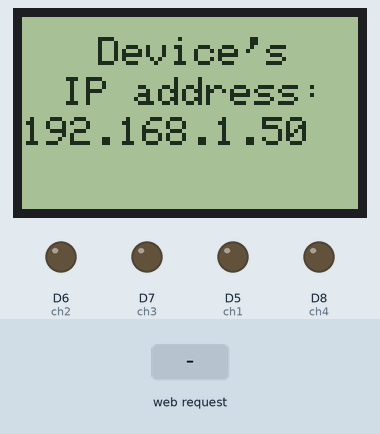
Simulated run of this sketch. Board: ESP8266 (NodeMCU). On the bench: 84×48 one-colour display, output pins drawn as LEDs (lit = HIGH). The test bench sets the inputs (shaded band). WiFi joins after 1.5 s; servers stay silent unless stated; what the sketch prints to the serial monitor is not drawn.

Above: at 2.7 s.
2.8 s: HTTP request GET /ch1=ON received
At 3.1 s:
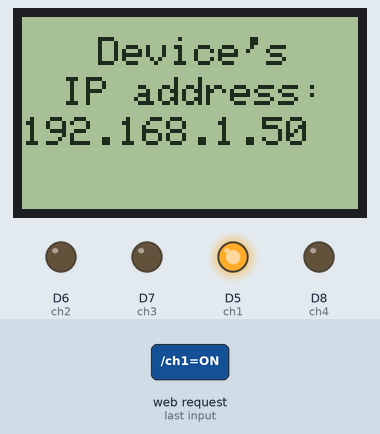
4.3 s: HTTP request GET /ch2=ON received
At 5.4 s:
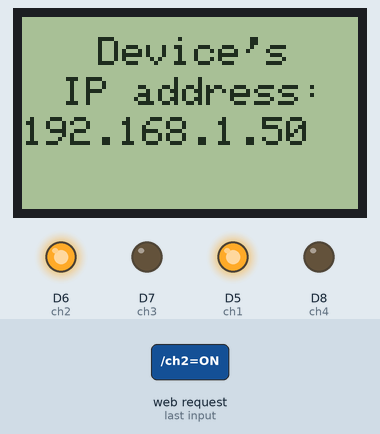
5.8 s: HTTP request GET /ch1=OFF received
At 6.5 s:
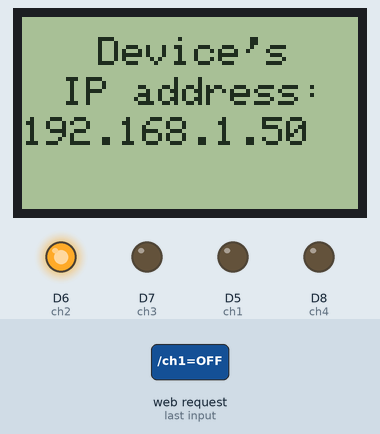
7.3 s: HTTP request GET /ch3=ON received
At 7.7 s:
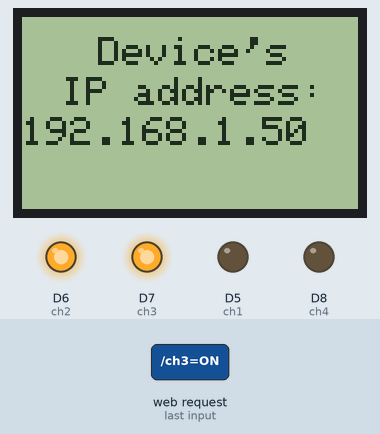
8.8 s: HTTP request GET /ch2=OFF received
At 10.0 s:
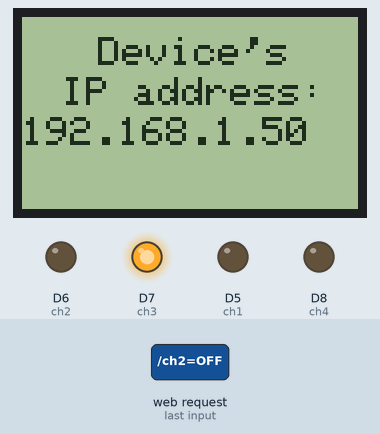
10.3 s: HTTP request GET /ch4=ON received
At 11.2 s:
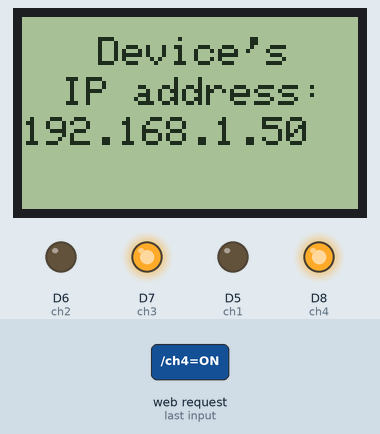
Timing chart, 0 to 12.8 s (numbered marks = the images above; inputs shaded):
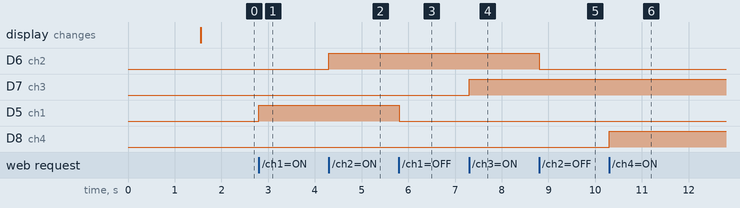

The sketch:

ESP8266-based_Wi-Fi_switch_with_display_BWandB_web_int.ino
```cpp
// ESP8266-based 4 channel Wi-Fi switch with display (Black, white and blue web interface)
// Developed by Maxim Bortnikov
// For more information and for the circuit of this device visit: https://github.com/Northstrix/ESP8266-based-4-channel-Wi-Fi-switch-with-display
// Button template was designed by masuwa. You can find it here: https://codepen.io/ma_suwa/pen/qBBYKNy
#include <ESP8266WiFi.h>       // Include ESP8266WiFi library
#include <SPI.h>               // Include SPI library
#include <Adafruit_GFX.h>      // Include Adafruit graphics library
#include <Adafruit_PCD8544.h>  // Include Adafruit PCD8544 (Nokia 5110) library
Adafruit_PCD8544 display = Adafruit_PCD8544(D4, D3, D2, D1, D0);
const char* ssid     = "Blackberry";  // Your SSID (Network's name)
const char* password = "seasidehills99"; // Password from your network
int ch1 = 14; // pin D5
int ch2 = 12; // pin D6
int ch3 = 13; // pin D7
int ch4 = 15; // pin D8
WiFiServer server(80);
void setup(){
  display.begin();          // Initialise the display
  display.setContrast(60);  // Set the contrast
  display.setRotation(0);   // Set the orientation
  display.clearDisplay();   // Clear the screen (In case something was in it)
  display.setTextSize(1);   // Set the text size
  display.setTextColor(BLACK); // Set the text color
  display.setCursor(10,8);
  display.println("Connecting");
  display.setCursor(22,18);
  display.println("to the");
  display.setCursor(5,28);
  display.println("Access Point");
  display.display();       // Display the text
  pinMode(ch1, OUTPUT); // Setting all 4 pins as OUTPUTS
  digitalWrite(ch1, LOW); // Setting 0 to all 4 pins
  pinMode(ch2, OUTPUT);
  digitalWrite(ch2, LOW);
  pinMode(ch3, OUTPUT);
  digitalWrite(ch3, LOW);
  pinMode(ch4, OUTPUT);
  digitalWrite(ch4, LOW);
  Serial.begin(115200); // Baudrate
  Serial.print("Connecting to the Newtork"); // This all will be displayed in the Serial Monitor
  WiFi.begin(ssid, password);
  while (WiFi.status() != WL_CONNECTED)
  {
    delay(500);
    Serial.print(".");
  }
  Serial.println("WiFi connected");
  server.begin(); // Starting the server
  Serial.println("Server started");
  Serial.print("IP Address of network: ");
  Serial.println(WiFi.localIP()); // Display device's IP address in serial monitor
  Serial.println("/");
  display.clearDisplay();
  display.setTextSize(1);
  display.setTextColor(BLACK);
  display.setCursor(19,5);
  display.println("Device's");
  display.setCursor(10,15);
  display.println("IP address:");
  display.setCursor(0,25);
  display.println(WiFi.localIP()); // Display device's IP address on display
  display.display();
}


void loop(){

  WiFiClient client = server.available();
  if (!client)
  {
    return;
  }
  Serial.println("Waiting for new client");
  while(!client.available())
  {
    delay(1);
  }
  String request = client.readStringUntil('\r');
  Serial.println(request);
  client.flush();
  int c1 = LOW;
  int c2 = LOW;
  int c3 = LOW;
  int c4 = LOW;

    if(request.indexOf("/ch1=ON") != -1)

  {
    digitalWrite(ch1, HIGH); // Turn ch1 ON
    c1 = HIGH;
  }
  if(request.indexOf("/ch1=OFF") != -1)
  {
    digitalWrite(ch1, LOW); // Turn ch1 OFF
    c1 = LOW;
  }
    if(request.indexOf("/ch2=ON") != -1)

  {
    digitalWrite(ch2, HIGH); // Turn ch2 ON
    c2 = HIGH;
  }
  if(request.indexOf("/ch2=OFF") != -1)
  {
    digitalWrite(ch2, LOW); // Turn ch2 OFF
    c2 = LOW;
  }
      if(request.indexOf("/ch3=ON") != -1)

  {
    digitalWrite(ch3, HIGH); // Turn ch3 ON
    c3 = HIGH;
  }
  if(request.indexOf("/ch3=OFF") != -1)
  {
    digitalWrite(ch3, LOW); // Turn ch3 OFF
    c3 = LOW;
  }
      if(request.indexOf("/ch4=ON") != -1)

  {
    digitalWrite(ch4, HIGH); // Turn ch4 ON
    c4 = HIGH;
  }
  if(request.indexOf("/ch4=OFF") != -1)
  {
    digitalWrite(ch4, LOW); // Turn ch4 OFF
    c4 = LOW;
  }

  client.println("HTTP/1.1 200 OK");
  client.println("Content-Type: text/html"); // All below is a web page code written in HTML
  client.println("");
  client.println("<!DOCTYPE html>\n"
"<html>\n"
"  <head>\n"
"    <style>\n"
"      * {\n"
"  box-sizing: border-box;\n"
"}\n"
"\n"
"/* Create two equal columns that floats next to each other */\n"
".column {\n"
"  float: left;\n"
"  width: 100px;\n"
"    display: inline-block;\n"
"  align-items: center;\n"
"  display: flex;\n"
"  flex-direction: column;\n"
"  justify-content: top;\n"
"  text-align: center;\n"
"}\n"
"\n"
"\n"
"\n"
"{\n"
"  margin: 0;\n"
"  padding: 0;\n"
"}\n"
"\n"
"body {\n"
"\n"
"  background: #121414;\n"
"  font-family: Segoe UI,Frutiger,Frutiger Linotype,Dejavu Sans,Helvetica Neue,Arial,sans-serif; \n"
"  font-weight: 400;\n"
"    box-sizing: border-box;\n"
"  height: 99%;\n"
"  width: 99%;\n"
"}\n"
"\n"
".buttons {\n"
"  display: flex;\n"
"  flex-direction: row;\n"
"      flex-wrap: wrap;\n"
"  justify-content: center;\n"
"  text-align: center;\n"
"  width: 100%;\n"
"  height: 100%;\n"
"  margin: 0 auto;\n"
"/*   padding: 2em 0em; */\n"
"}\n"
"\n"
".container {\n"
"  display: inline-block;\n"
"  align-items: center;\n"
"  display: flex;\n"
"  flex-direction: column;\n"
"  justify-content: top;\n"
"  text-align: center;\n"
"  background-color: #EEE;\n"
"  padding:  40px 0px;\n"
"  width: 300px;\n"
"}\n"
"\n"
"h1 {\n"
"  text-align: center;\n"
"  color: #444;\n"
"  letter-spacing: 0.05em;\n"
"  margin: 0 0 0.4em;\n"
"  font-size: 1em;\n"
"}\n"
"\n"
"p {\n"
"  text-align: left;\n"
"  color: #444;\n"
"  letter-spacing: 0.05em;\n"
"  font-size: 0.8em;\n"
"  margin: 0 0 2em;\n"
"}\n"
"\n"
"\n"
".btn {\n"
"  letter-spacing: 0.1em;\n"
"  cursor: pointer;\n"
"  font-size: 14px;\n"
"  font-weight: 400;\n"
"  line-height: 45px;\n"
"  max-width: 90px;\n"
"  position: relative;\n"
"  text-decoration: none;\n"
"  text-transform: uppercase;\n"
"  width: 100%;\n"
"}\n"
".btn:hover {\n"
"  text-decoration: none;\n"
"}\n"
"\n"
"/*btn_background*/\n"
".effect04 {\n"
"  --uismLinkDisplay: var(--smLinkDisplay, inline-flex);\n"
"  display: var(--uismLinkDisplay);\n"
"  color: #000;\n"
"  outline: solid  2px #000;\n"
"  position: relative;\n"
"  transition-duration: 0.4s;\n"
"  overflow: hidden;\n"
"}\n"
"\n"
".effect04::before,\n"
".effect04 span{\n"
"    margin: 0 auto;\n"
"\ttransition-timing-function: cubic-bezier(0.86, 0, 0.07, 1);\n"
"\ttransition-duration: 0.4s;\n"
"}\n"
"\n"
"/* 文字1を上に */\n"
".effect04:hover{\n"
"\n"
"  background-color: #007BEB;\n"
"}\n"
"\n"
"/* HOVERしたら文字1を上に */\n"
".effect04:hover span{\n"
"  -webkit-transform: translateY(-400%) scale(-0.1,20);\n"
"          transform: translateY(-400%) scale(-0.1,20);\n"
"}\n"
"\n"
"/*文字2*/\n"
".effect04::before{\n"
"  content: attr(data-sm-link-text);\n"
"\tcolor: #FFF;\n"
"  position: absolute;\n"
"  left: 0;\n"
"  right: 0;\n"
"  margin: auto;\n"
"  -webkit-transform: translateY(500%) scale(-0.1,20);\n"
"          transform: translateY(500%) scale(-0.1,20);\n"
"}\n"
"\n"
"/* HOVERしたら文字2を上に */\n"
".effect04:hover::before{\n"
"  letter-spacing: 0.05em;\n"
"  -webkit-transform: translateY(0) scale(1,1);\n"
"          transform: translateY(0) scale(1,1);\n"
"}\n"
"    \n"
"</style>\n"
"    <meta charset=\"utf-8\">\n"
"    <meta name=\"viewport\" content=\"width=device-width\">\n"
"    <title>ESP8266-based 4 channel Wi-Fi switch with display</title>\n"
"    \n"
"  </head>\n"
"  <body>\n"
"  <div class=\"buttons\">\n"
"  <div class=\"container\">\n"
"      <h1>ESP8266-based 4 channel Wi-Fi switch with display</h1>\n"
"      <p>Developed by Maxim Bortnikov</p>\n"
"            <p>Channel 1</p>\n"
"          <div class=\"row\">\n"
"  <div class=\"column\">\n"
"   <a href=\"/ch1=ON\"\" class=\"btn effect04\" data-sm-link-text=\"Switch\"><span>ON</span></a>\n"
"  </div>\n"
"  <div class=\"column\">\n"
"  <a href=\"/ch1=OFF\"\" class=\"btn effect04\" data-sm-link-text=\"Switch\"><span>OFF</span></a>\n"
"  </div>\n"
"</div>\n"
"</br>\n"
"            <p>Channel 2</p>\n"
"          <div class=\"row\">\n"
"  <div class=\"column\">\n"
"   <a href=\"/ch2=ON\"\" class=\"btn effect04\" data-sm-link-text=\"Switch\"><span>ON</span></a>\n"
"  </div>\n"
"  <div class=\"column\">\n"
"  <a href=\"/ch2=OFF\"\" class=\"btn effect04\" data-sm-link-text=\"Switch\"><span>OFF</span></a>\n"
"  </div>\n"
"</div>\n"
"</br>\n"
"             <p>Channel 3</p>\n"
"          <div class=\"row\">\n"
"  <div class=\"column\">\n"
"   <a href=\"/ch3=ON\"\" class=\"btn effect04\" data-sm-link-text=\"Switch\"><span>ON</span></a>\n"
"  </div>\n"
"  <div class=\"column\">\n"
"  <a href=\"/ch3=OFF\"\" class=\"btn effect04\" data-sm-link-text=\"Switch\"><span>OFF</span></a>\n"
"  </div>\n"
"</div>\n"
"</br>\n"
"            <p>Channel 4</p>\n"
"          <div class=\"row\">\n"
"  <div class=\"column\">\n"
"   <a href=\"/ch4=ON\"\" class=\"btn effect04\" data-sm-link-text=\"Switch\"><span>ON</span></a>\n"
"  </div>\n"
"  <div class=\"column\">\n"
"  <a href=\"/ch4=OFF\"\" class=\"btn effect04\" data-sm-link-text=\"Switch\"><span>OFF</span></a>\n"
"  </br>\n"
"  </div>\n"
"</div>\n"
"  </div>\n"
"</div>\n"
"  </body>\n"
"</html>");
  delay(1);
  Serial.println("Client disonnected");
  Serial.println("");

}
```

Measured:
- after the input at 2.8 s, D5 (ch1): LOW → HIGH at once
- after the input at 4.3 s, D6 (ch2): LOW → HIGH at once
- after the input at 5.8 s, D5 (ch1): HIGH → LOW at once
- after the input at 7.3 s, D7 (ch3): LOW → HIGH at once
- after the input at 8.8 s, D6 (ch2): HIGH → LOW at once
- after the input at 10.3 s, D8 (ch4): LOW → HIGH at once
